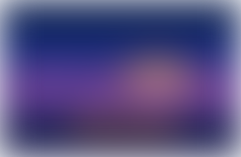
#> input picture ui/nanwei/wall-amb.png, 241 x 157 px, given in place of wall.png, which was not available
$ python bake_ambient.py 5 5 ../ui/nanwei/wall-amb.png ../ui/nanwei/wall-amb.png
#> lines starting #> are read from the running program, lines starting #| are printed output that depends on the picture; after the words box and inside, x2 and y2 are one past the last pixel; in counts of white or black regions, pixels touching at a corner belong together; pictures that were not available may be replaced by others from this repository, and a replacement may not be noted
# -*- coding: utf-8 -*-
"""把氛围背景的 blur(70px) saturate(1.5) 预先烘焙成一张小图 ui/nanwei/wall-amb.png。

为什么: 背景原来是 <img src=wall.svg> 上挂实时 CSS 滤镜 blur(70px)。窗口尺寸每变一次,
浏览器都要把整块大模糊重算一遍 —— Win7 版 (QtWebEngine / Chromium 83) 拉大窗口时
新露出的区域先黑一大块, 松手后要 0.6~1s 才铺满 (2026-10-12 实测)。烘焙后窗口缩放只是
缩放一张图, 实时滤镜只剩便宜的 brightness()。

几何按设计尺寸 690x420 复刻 style.css 的 .ambient img:
  盒子 = 140% x 150% = 966 x 630 (CSS px), wall.svg (1600x900) 以 object-fit: cover 铺进盒子;
  blur 作用在盒子局部坐标 (transform: scale(1.1) 仍留给 CSS)。
  CSS blur 在预乘 alpha 空间做、盒子外视为透明 -> 这里同样预乘模糊再反预乘, 存带 alpha 的 PNG,
  浅色皮肤下盒子边缘的渐隐才和原来一致。saturate 按 CSS Filter Effects 规范矩阵, 在反预乘后做。

用法 (仓库根目录): py -3.12 tools/bake_ambient.py
  需要 py3.12 装 numpy + Pillow; SVG 由 .venv38 里的 PyQt5 QtSvg 渲染 (和 Win7 版同一个引擎)。
"""
import os
import subprocess
import sys
import tempfile

import numpy as np
from PIL import Image, ImageFilter

ROOT = os.path.dirname(os.path.dirname(os.path.abspath(__file__)))
SVG = os.path.join(ROOT, "ui", "nanwei", "wall.svg")
OUT = os.path.join(ROOT, "ui", "nanwei", "wall-amb.png")
QT_PY = os.path.join(ROOT, ".venv38", "Scripts", "python.exe")

BOX_W, BOX_H = 966, 630          # 690*1.4, 420*1.5
SIGMA = 70                       # CSS blur(70px) 的标准差
SATURATE = 1.5
PAD = 3 * SIGMA                  # 盒子外留透明边, 让模糊能"吃进"透明
DOWN = 4                         # 模糊后再缩小 4 倍存盘 (σ 仍有 17px, 放大回去看不出块)

_RENDER = r'''
import sys
from PyQt5 import QtCore, QtGui, QtSvg, QtWidgets
app = QtWidgets.QApplication(sys.argv[:1])
w, h, out, svg = int(sys.argv[1]), int(sys.argv[2]), sys.argv[3], sys.argv[4]
img = QtGui.QImage(w, h, QtGui.QImage.Format_ARGB32)
img.fill(QtCore.Qt.transparent)
p = QtGui.QPainter(img)
p.setRenderHint(QtGui.QPainter.Antialiasing)
QtSvg.QSvgRenderer(svg).render(p, QtCore.QRectF(0, 0, w, h))
p.end()
img.save(out)
'''


def render_svg(w, h):
    """wall.svg 按 object-fit: cover 渲染成 w x h 后的完整图 (未裁剪)。"""
#> called with w = 1120, h = 630
    tmp = os.path.join(tempfile.mkdtemp(), "wall.png")
    subprocess.check_call([QT_PY, "-c", _RENDER, str(w), str(h), tmp, SVG])
#> (this line was passed over: subprocess is not available in this run)
    return Image.open(tmp).convert("RGB")
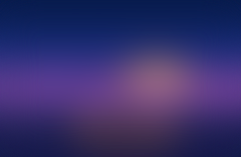
#> returned value: PIL image 241x157 RGB; mean R, G, B 54.3, 47.5, 107


def saturate(rgb, s):
    m = np.array([
        [0.213 + 0.787 * s, 0.715 - 0.715 * s, 0.072 - 0.072 * s],
        [0.213 - 0.213 * s, 0.715 + 0.285 * s, 0.072 - 0.072 * s],
        [0.213 - 0.213 * s, 0.715 - 0.715 * s, 0.072 + 0.928 * s],
    ])
    return np.clip(rgb @ m.T, 0, 1)


def main():
    scale = max(BOX_W / 1600.0, BOX_H / 900.0)            # object-fit: cover
    fw, fh = round(1600 * scale), round(900 * scale)
    full = render_svg(fw, fh)
    cx, cy = (fw - BOX_W) // 2, (fh - BOX_H) // 2
    boxed = full.crop((cx, cy, cx + BOX_W, cy + BOX_H))

    cw, ch = BOX_W + 2 * PAD, BOX_H + 2 * PAD
    color = Image.new("RGB", (cw, ch), (0, 0, 0))          # 预乘: 盒子外 = 透明黑
#> color: PIL image 1386x1050 RGB; every value is 0
    color.paste(boxed, (PAD, PAD))
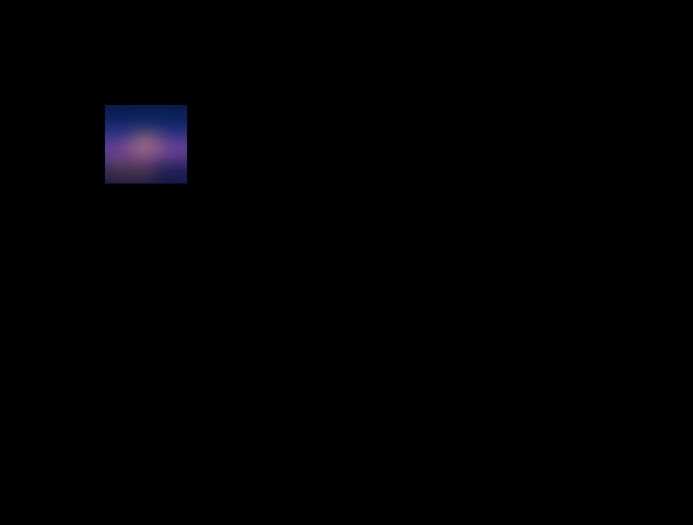
#> color: PIL image 1386x1050 RGB (shown at 1/2 size); mean R, G, B 1, 0.9, 1.9
    alpha = Image.new("L", (cw, ch), 0)
#> alpha: PIL image 1386x1050 L; every value is 0
    alpha.paste(255, (PAD, PAD, PAD + BOX_W, PAD + BOX_H))
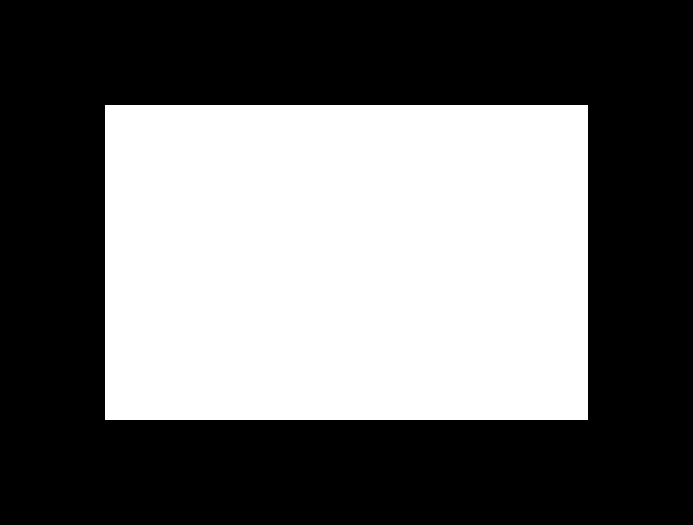
#> alpha: PIL image 1386x1050 L (shown at 1/2 size); 41.8% white; 1 white region, box (x1, y1, x2, y2) and area: (210, 210, 1176, 840) 608580

    blur = ImageFilter.GaussianBlur(SIGMA)
    c = np.asarray(color.filter(blur), dtype=np.float64) / 255.0
    a = np.asarray(alpha.filter(blur), dtype=np.float64)[..., None] / 255.0
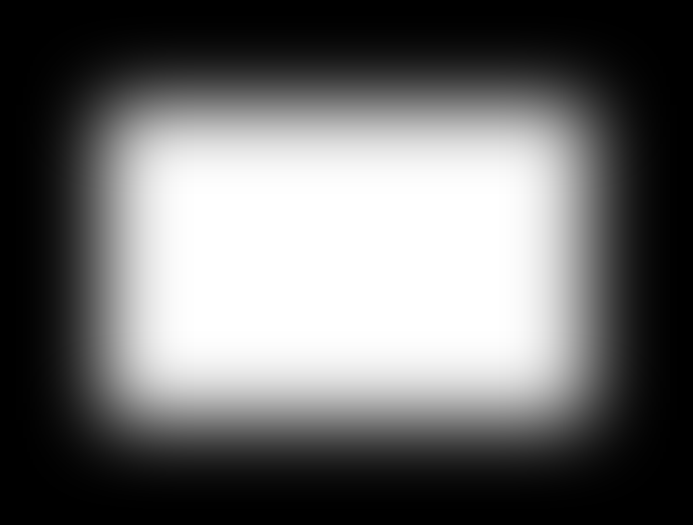
#> a: shape (1050, 1386, 1) float64 (shown at 1/2 size); min 0, max 1, mean 0.418
    c, a = c[PAD:PAD + BOX_H, PAD:PAD + BOX_W], a[PAD:PAD + BOX_H, PAD:PAD + BOX_W]
#> c: shape (630, 966, 3) float64
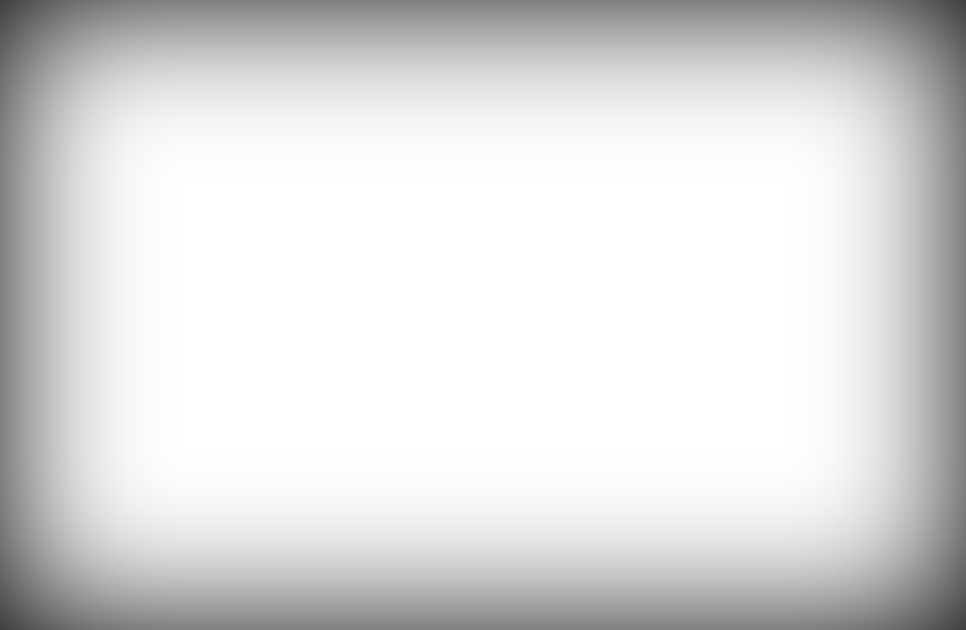
#> a: shape (630, 966, 1) float64; min 0.251, max 1, mean 0.856
    rgb = saturate(np.where(a > 1e-4, c / np.maximum(a, 1e-4), 0), SATURATE)
#> in saturate, `return np.clip(rgb @ m.T, 0, 1)`:
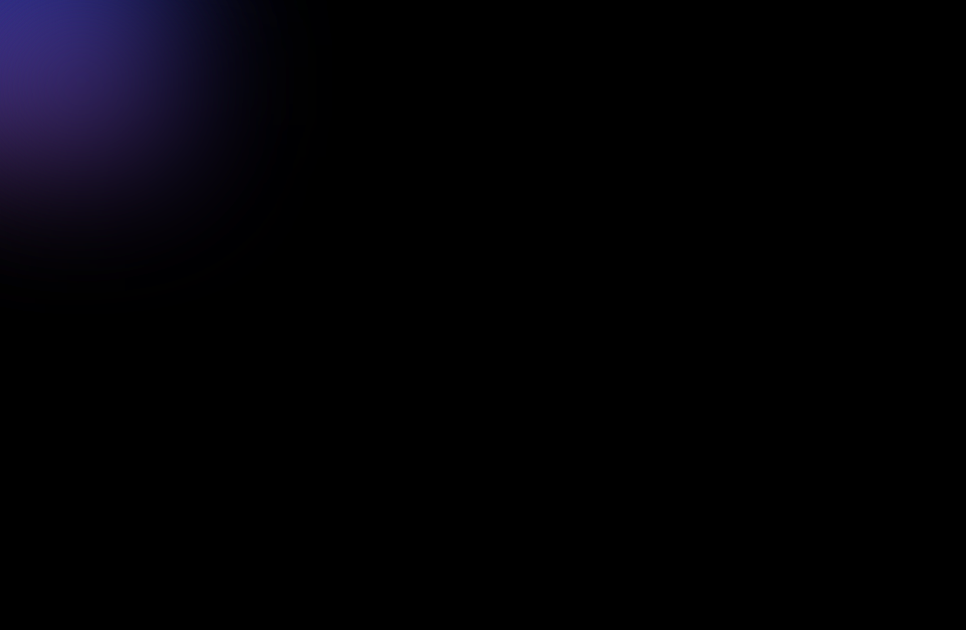
#> returned value: shape (630, 966, 3) float64; mean of channels 0, 1, 2 0.0103, 0.00771, 0.0212; drawn as R, G, B

    rgba = np.concatenate([rgb, a], axis=2)
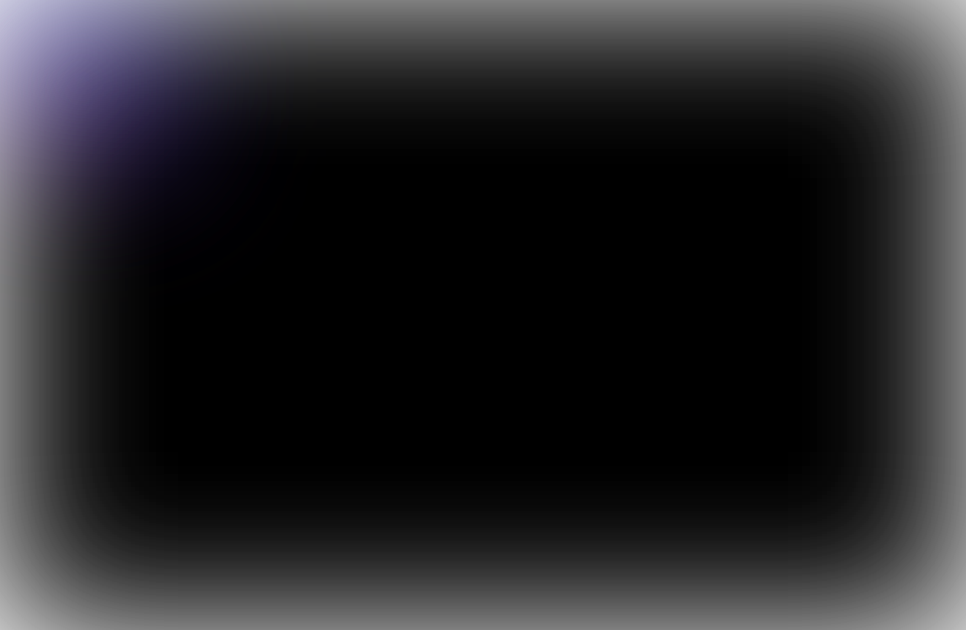
#> rgba: shape (630, 966, 4) float64; mean R, G, B, A 0.0103, 0.00771, 0.0212, 0.856; transparent parts drawn white
    img = Image.fromarray(np.round(rgba * 255).astype(np.uint8), "RGBA")
    img = img.resize((BOX_W // DOWN, BOX_H // DOWN), Image.LANCZOS)
#> img: PIL image 241x157 RGBA
    img.save(OUT, optimize=True)
    print("wrote %s (%dx%d, %d bytes)" % (OUT, img.width, img.height, os.path.getsize(OUT)))
#| wrote ui/nanwei/wall-amb.png (241x157, 7958 bytes)


if __name__ == "__main__":
    sys.exit(main())
#> (the program exits here)
